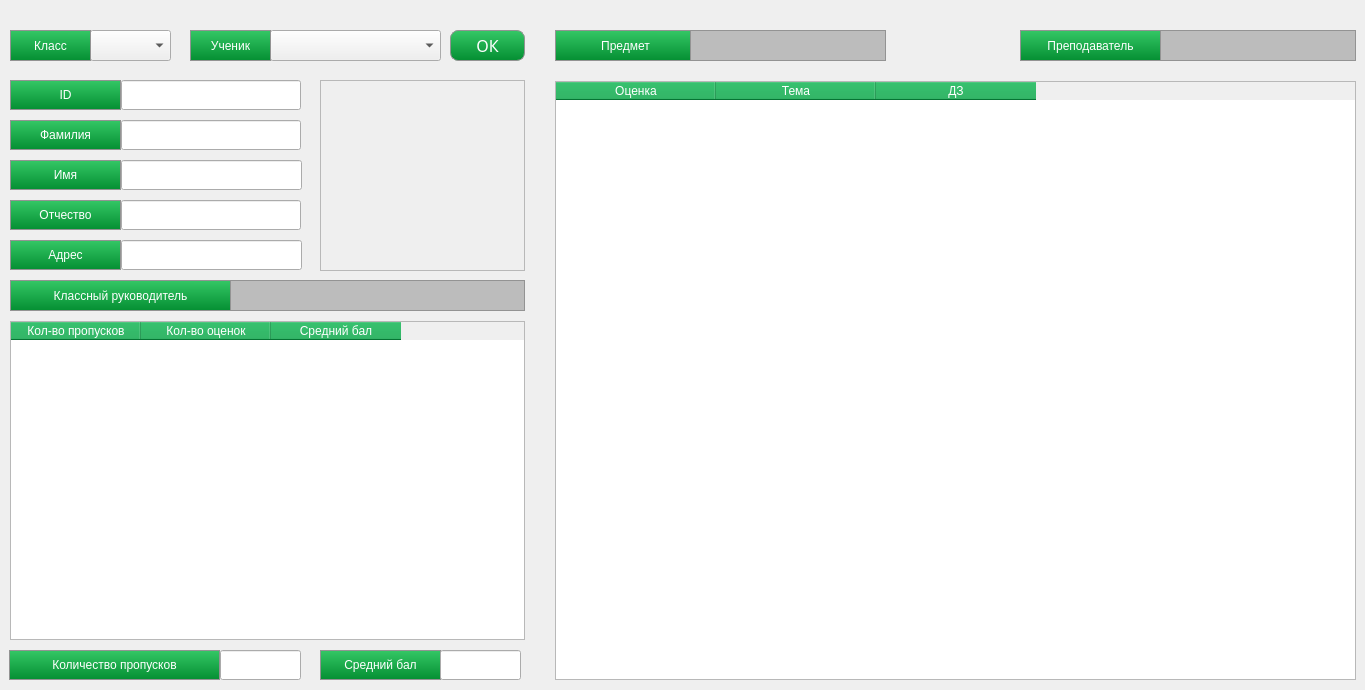
    <widget class="QWidget" name="tab_stud">
     <attribute name="icon">
      <iconset resource="res.qrc">
       <normaloff>:/icon/drawable/stud_black.png</normaloff>
       <normalon>:/icon/drawable/stud_white.png</normalon>:/icon/drawable/stud_black.png</iconset>
     </attribute>
     <attribute name="title">
      <string>Ученики</string>
     </attribute>
     <widget class="QComboBox" name="comboBoxClassStudnet">
      <property name="geometry">
       <rect>
        <x>90</x>
        <y>30</y>
        <width>81</width>
        <height>31</height>
       </rect>
      </property>
      <property name="styleSheet">
       <string notr="true">QComboBox {
font: 75 12pt &quot;Segoe Print&quot;;
text-align: center;
}
QComboBox QAbstractItemView {
     selection-background-color: qlineargradient(spread:repeat, x1:0.511, y1:0, x2:0.506, y2:1, stop:0 rgba(53, 200, 102, 255), stop:1 rgba(4, 142, 50, 255));
	
 }
</string>
      </property>
     </widget>
     <widget class="QPushButton" name="pb1_2">
      <property name="geometry">
       <rect>
        <x>10</x>
        <y>30</y>
        <width>81</width>
        <height>31</height>
       </rect>
      </property>
      <property name="styleSheet">
       <string notr="true">QPushButton{
	color: white;
	
	background-color: qlineargradient(spread:repeat, x1:0.511, y1:0, x2:0.506, y2:1, stop:0 rgba(53, 200, 102, 255), stop:1 rgba(4, 142, 50, 255));
	
    border-style: solid;
    border-color: rgb(147, 147, 147);
    border-width: 1px;
	font: 75 12pt &quot;Segoe Print&quot;;

}
</string>
      </property>
      <property name="text">
       <string>Класс</string>
      </property>
     </widget>
     <widget class="QPushButton" name="btnStudentOk">
      <property name="geometry">
       <rect>
        <x>450</x>
        <y>30</y>
        <width>75</width>
        <height>31</height>
       </rect>
      </property>
      <property name="font">
       <font>
        <family>Segoe Print</family>
        <pointsize>12</pointsize>
        <weight>9</weight>
        <italic>false</italic>
        <bold>false</bold>
       </font>
      </property>
      <property name="styleSheet">
       <string notr="true">QPushButton{
	color: white;
	
	background-color: qlineargradient(spread:repeat, x1:0.511, y1:0, x2:0.506, y2:1, stop:0 rgba(53, 200, 102, 255), stop:1 rgba(4, 142, 50, 255));
	
    border-radius:8px;
    border-style: solid;
    border-color: rgb(147, 147, 147);
    border-width: 1px;
	font: 75 12pt &quot;Segoe Print&quot;;

}
QPushButton:hover{
background-color: rgb(7, 193, 82);
}
QPushButton:pressed{
	background-color: qlineargradient(spread:repeat, x1:0.511, y1:0, x2:0.506, y2:1, stop:0 rgba(53, 200, 102, 255), stop:1 rgba(4, 142, 50, 255));
}
QPushButton:disabled{
	background-color: rgb(116, 163, 135);
	color: rgb(255, 255, 255);
}</string>
      </property>
      <property name="text">
       <string>ОК</string>
      </property>
     </widget>
     <widget class="QComboBox" name="comboBoxStuent">
      <property name="geometry">
       <rect>
        <x>270</x>
        <y>30</y>
        <width>171</width>
        <height>31</height>
       </rect>
      </property>
      <property name="styleSheet">
       <string notr="true">QComboBox {
font: 75 12pt &quot;Segoe Print&quot;;
}
QComboBox QAbstractItemView {
     selection-background-color: qlineargradient(spread:repeat, x1:0.511, y1:0, x2:0.506, y2:1, stop:0 rgba(53, 200, 102, 255), stop:1 rgba(4, 142, 50, 255));
	
 }
</string>
      </property>
     </widget>
     <widget class="QPushButton" name="pb2_2">
      <property name="geometry">
       <rect>
        <x>190</x>
        <y>30</y>
        <width>81</width>
        <height>31</height>
       </rect>
      </property>
      <property name="styleSheet">
       <string notr="true">QPushButton{
	color: white;
	
	background-color: qlineargradient(spread:repeat, x1:0.511, y1:0, x2:0.506, y2:1, stop:0 rgba(53, 200, 102, 255), stop:1 rgba(4, 142, 50, 255));
	
    border-style: solid;
    border-color: rgb(147, 147, 147);
    border-width: 1px;
	font: 75 12pt &quot;Segoe Print&quot;;

}
</string>
      </property>
      <property name="text">
       <string>Ученик</string>
      </property>
     </widget>
     <widget class="QPushButton" name="btnPrepStudent">
      <property name="enabled">
       <bool>false</bool>
      </property>
      <property name="geometry">
       <rect>
        <x>230</x>
        <y>280</y>
        <width>295</width>
        <height>31</height>
       </rect>
      </property>
      <property name="styleSheet">
       <string notr="true">	QPushButton{
	color: black;
	background-color:rgb(225, 225, 225);
    border-style: solid;
    border-color: rgb(147, 147, 147);
    border-width: 1px;
	font: 75 12pt &quot;Segoe Print&quot;;
}

QPushButton:hover{
color: white;
background-color: rgb(7, 193, 82);
}
QPushButton:pressed{
	background-color: qlineargradient(spread:repeat, x1:0.511, y1:0, x2:0.506, y2:1, stop:0 rgba(53, 200, 102, 255), stop:1 rgba(4, 142, 50, 255));
}
QPushButton:disabled{
color: white;
	background-color: rgb(188, 188, 188);
}

                                 
</string>
      </property>
      <property name="text">
       <string/>
      </property>
     </widget>
     <widget class="QPushButton" name="pb2_3">
      <property name="geometry">
       <rect>
        <x>10</x>
        <y>280</y>
        <width>221</width>
        <height>31</height>
       </rect>
      </property>
      <property name="styleSheet">
       <string notr="true">QPushButton{
	color: white;
	
	background-color: qlineargradient(spread:repeat, x1:0.511, y1:0, x2:0.506, y2:1, stop:0 rgba(53, 200, 102, 255), stop:1 rgba(4, 142, 50, 255));
	
    border-style: solid;
    border-color: rgb(147, 147, 147);
    border-width: 1px;
	font: 75 12pt &quot;Segoe Print&quot;;

}
</string>
      </property>
      <property name="text">
       <string>Классный руководитель</string>
      </property>
     </widget>
     <widget class="QLabel" name="studentPhoto">
      <property name="geometry">
       <rect>
        <x>320</x>
        <y>80</y>
        <width>205</width>
        <height>191</height>
       </rect>
      </property>
      <property name="frameShape">
       <enum>QFrame::StyledPanel</enum>
      </property>
      <property name="text">
       <string/>
      </property>
      <property name="pixmap">
       <pixmap resource="res.qrc">:/img/drawable/ic_perm.png</pixmap>
      </property>
      <property name="alignment">
       <set>Qt::AlignCenter</set>
      </property>
     </widget>
     <widget class="QLineEdit" name="etName">
      <property name="geometry">
       <rect>
        <x>121</x>
        <y>160</y>
        <width>181</width>
        <height>30</height>
       </rect>
      </property>
      <property name="styleSheet">
       <string notr="true">	font: 75 12pt &quot;Segoe Print&quot;;
</string>
      </property>
      <property name="alignment">
       <set>Qt::AlignCenter</set>
      </property>
      <property name="readOnly">
       <bool>true</bool>
      </property>
     </widget>
     <widget class="QPushButton" name="pb1_5">
      <property name="geometry">
       <rect>
        <x>10</x>
        <y>240</y>
        <width>111</width>
        <height>30</height>
       </rect>
      </property>
      <property name="styleSheet">
       <string notr="true">QPushButton{
	color: white;
	
	background-color: qlineargradient(spread:repeat, x1:0.511, y1:0, x2:0.506, y2:1, stop:0 rgba(53, 200, 102, 255), stop:1 rgba(4, 142, 50, 255));
	
    border-style: solid;
    border-color: rgb(147, 147, 147);
    border-width: 1px;
	font: 75 12pt &quot;Segoe Print&quot;;

}
</string>
      </property>
      <property name="text">
       <string>Адрес</string>
      </property>
     </widget>
     <widget class="QLineEdit" name="etSurname">
      <property name="geometry">
       <rect>
        <x>121</x>
        <y>120</y>
        <width>180</width>
        <height>30</height>
       </rect>
      </property>
      <property name="styleSheet">
       <string notr="true">	font: 75 12pt &quot;Segoe Print&quot;;
</string>
      </property>
      <property name="inputMask">
       <string/>
      </property>
      <property name="alignment">
       <set>Qt::AlignCenter</set>
      </property>
      <property name="dragEnabled">
       <bool>true</bool>
      </property>
      <property name="readOnly">
       <bool>true</bool>
      </property>
     </widget>
     <widget class="QLineEdit" name="etPatronymic">
      <property name="geometry">
       <rect>
        <x>121</x>
        <y>200</y>
        <width>180</width>
        <height>30</height>
       </rect>
      </property>
      <property name="styleSheet">
       <string notr="true">	font: 75 12pt &quot;Segoe Print&quot;;
</string>
      </property>
      <property name="alignment">
       <set>Qt::AlignCenter</set>
      </property>
      <property name="dragEnabled">
       <bool>true</bool>
      </property>
      <property name="readOnly">
       <bool>true</bool>
      </property>
     </widget>
     <widget class="QPushButton" name="pb1_4">
      <property name="geometry">
       <rect>
        <x>10</x>
        <y>200</y>
        <width>111</width>
        <height>30</height>
       </rect>
      </property>
      <property name="styleSheet">
       <string notr="true">QPushButton{
	color: white;
	
	background-color: qlineargradient(spread:repeat, x1:0.511, y1:0, x2:0.506, y2:1, stop:0 rgba(53, 200, 102, 255), stop:1 rgba(4, 142, 50, 255));
	
    border-style: solid;
    border-color: rgb(147, 147, 147);
    border-width: 1px;
	font: 75 12pt &quot;Segoe Print&quot;;

}
</string>
      </property>
      <property name="text">
       <string>Отчество</string>
      </property>
     </widget>
     <widget class="QPushButton" name="pb1_3">
      <property name="geometry">
       <rect>
        <x>10</x>
        <y>120</y>
        <width>111</width>
        <height>30</height>
       </rect>
      </property>
      <property name="styleSheet">
       <string notr="true">QPushButton{
	color: white;
	
	background-color: qlineargradient(spread:repeat, x1:0.511, y1:0, x2:0.506, y2:1, stop:0 rgba(53, 200, 102, 255), stop:1 rgba(4, 142, 50, 255));
	
    border-style: solid;
    border-color: rgb(147, 147, 147);
    border-width: 1px;
	font: 75 12pt &quot;Segoe Print&quot;;

}
</string>
      </property>
      <property name="text">
       <string>Фамилия</string>
      </property>
     </widget>
     <widget class="QPushButton" name="pb1_6">
      <property name="geometry">
       <rect>
        <x>10</x>
        <y>160</y>
        <width>111</width>
        <height>30</height>
       </rect>
      </property>
      <property name="styleSheet">
       <string notr="true">QPushButton{
	color: white;
	
	background-color: qlineargradient(spread:repeat, x1:0.511, y1:0, x2:0.506, y2:1, stop:0 rgba(53, 200, 102, 255), stop:1 rgba(4, 142, 50, 255));
	
    border-style: solid;
    border-color: rgb(147, 147, 147);
    border-width: 1px;
	font: 75 12pt &quot;Segoe Print&quot;;

}
</string>
      </property>
      <property name="text">
       <string>Имя</string>
      </property>
     </widget>
     <widget class="QLineEdit" name="etAdress">
      <property name="geometry">
       <rect>
        <x>121</x>
        <y>240</y>
        <width>181</width>
        <height>30</height>
       </rect>
      </property>
      <property name="styleSheet">
       <string notr="true">	font: 75 12pt &quot;Segoe Print&quot;;
</string>
      </property>
      <property name="alignment">
       <set>Qt::AlignCenter</set>
      </property>
      <property name="dragEnabled">
       <bool>true</bool>
      </property>
      <property name="readOnly">
       <bool>true</bool>
      </property>
     </widget>
     <widget class="QLineEdit" name="etId">
      <property name="geometry">
       <rect>
        <x>121</x>
        <y>80</y>
        <width>180</width>
        <height>30</height>
       </rect>
      </property>
      <property name="styleSheet">
       <string notr="true">	font: 75 12pt &quot;Segoe Print&quot;;
</string>
      </property>
      <property name="text">
       <string/>
      </property>
      <property name="alignment">
       <set>Qt::AlignCenter</set>
      </property>
      <property name="dragEnabled">
       <bool>true</bool>
      </property>
      <property name="readOnly">
       <bool>true</bool>
      </property>
     </widget>
     <widget class="QPushButton" name="pb1_7">
      <property name="geometry">
       <rect>
        <x>10</x>
        <y>80</y>
        <width>111</width>
        <height>30</height>
       </rect>
      </property>
      <property name="styleSheet">
       <string notr="true">QPushButton{
	color: white;
	
	background-color: qlineargradient(spread:repeat, x1:0.511, y1:0, x2:0.506, y2:1, stop:0 rgba(53, 200, 102, 255), stop:1 rgba(4, 142, 50, 255));
	
    border-style: solid;
    border-color: rgb(147, 147, 147);
    border-width: 1px;
	font: 75 12pt &quot;Segoe Print&quot;;

}
</string>
      </property>
      <property name="text">
       <string>ID</string>
      </property>
     </widget>
     <widget class="QPushButton" name="pb1_8">
      <property name="geometry">
       <rect>
        <x>320</x>
        <y>650</y>
        <width>121</width>
        <height>30</height>
       </rect>
      </property>
      <property name="styleSheet">
       <string notr="true">QPushButton{
	color: white;
	
	background-color: qlineargradient(spread:repeat, x1:0.511, y1:0, x2:0.506, y2:1, stop:0 rgba(53, 200, 102, 255), stop:1 rgba(4, 142, 50, 255));
	
    border-style: solid;
    border-color: rgb(147, 147, 147);
    border-width: 1px;
	font: 75 12pt &quot;Segoe Print&quot;;

}
</string>
      </property>
      <property name="text">
       <string>Средний бал</string>
      </property>
     </widget>
     <widget class="QLineEdit" name="etCommonAvr">
      <property name="geometry">
       <rect>
        <x>440</x>
        <y>650</y>
        <width>81</width>
        <height>30</height>
       </rect>
      </property>
      <property name="styleSheet">
       <string notr="true">	font: 75 12pt &quot;Segoe Print&quot;;
</string>
      </property>
      <property name="text">
       <string/>
      </property>
      <property name="maxLength">
       <number>4</number>
      </property>
      <property name="alignment">
       <set>Qt::AlignCenter</set>
      </property>
      <property name="dragEnabled">
       <bool>true</bool>
      </property>
      <property name="readOnly">
       <bool>true</bool>
      </property>
     </widget>
     <widget class="QPushButton" name="pb1_9">
      <property name="geometry">
       <rect>
        <x>9</x>
        <y>650</y>
        <width>211</width>
        <height>30</height>
       </rect>
      </property>
      <property name="styleSheet">
       <string notr="true">QPushButton{
	color: white;
	
	background-color: qlineargradient(spread:repeat, x1:0.511, y1:0, x2:0.506, y2:1, stop:0 rgba(53, 200, 102, 255), stop:1 rgba(4, 142, 50, 255));
	
    border-style: solid;
    border-color: rgb(147, 147, 147);
    border-width: 1px;
	font: 75 12pt &quot;Segoe Print&quot;;

}
</string>
      </property>
      <property name="text">
       <string>Количество пропусков</string>
      </property>
     </widget>
     <widget class="QLineEdit" name="etCommonMiss">
      <property name="geometry">
       <rect>
        <x>220</x>
        <y>650</y>
        <width>81</width>
        <height>30</height>
       </rect>
      </property>
      <property name="styleSheet">
       <string notr="true">	font: 75 12pt &quot;Segoe Print&quot;;
</string>
      </property>
      <property name="text">
       <string/>
      </property>
      <property name="alignment">
       <set>Qt::AlignCenter</set>
      </property>
      <property name="dragEnabled">
       <bool>true</bool>
      </property>
      <property name="readOnly">
       <bool>true</bool>
      </property>
     </widget>
     <widget class="QTableWidget" name="tableAvrMark">
      <property name="geometry">
       <rect>
        <x>10</x>
        <y>320</y>
        <width>515</width>
        <height>321</height>
       </rect>
      </property>
      <property name="styleSheet">
       <string notr="true">QTableWidget {
selection-background-color: qlineargradient(spread:repeat, x1:0.511, y1:0, x2:0.506, y2:1, stop:0 rgba(53, 200, 102, 255), stop:1 rgba(4, 142, 50, 255));
selection-color: rgb(255, 255, 255);
font: 75 12pt &quot;Segoe Print&quot;;
margin-top: 1px;
margin-bottom: 1px;

}


QTableWidget QTableCornerButton::section {
    background:qlineargradient(spread:repeat, x1:0.511, y1:0, x2:0.506, y2:1, stop:0 rgba(53, 200, 102, 255), stop:1 rgba(4, 142, 50, 255));
}


QHeaderView::section 
{
color: rgb(255, 255, 255);
background-color: rgb(7, 163, 71);
font: 75 10pt &quot;Segoe Print&quot;;
}

QHeaderView::section::checked {
border-style:solid;
	color: rgb(255, 255, 255);
}


</string>
      </property>
      <property name="verticalScrollBarPolicy">
       <enum>Qt::ScrollBarAlwaysOff</enum>
      </property>
      <property name="horizontalScrollBarPolicy">
       <enum>Qt::ScrollBarAsNeeded</enum>
      </property>
      <property name="editTriggers">
       <set>QAbstractItemView::NoEditTriggers</set>
      </property>
      <property name="selectionMode">
       <enum>QAbstractItemView::NoSelection</enum>
      </property>
      <property name="selectionBehavior">
       <enum>QAbstractItemView::SelectRows</enum>
      </property>
      <property name="showGrid">
       <bool>true</bool>
      </property>
      <property name="cornerButtonEnabled">
       <bool>false</bool>
      </property>
      <attribute name="horizontalHeaderDefaultSectionSize">
       <number>130</number>
      </attribute>
      <column>
       <property name="text">
        <string>Кол-во пропусков</string>
       </property>
       <property name="textAlignment">
        <set>AlignCenter</set>
       </property>
      </column>
      <column>
       <property name="text">
        <string>Кол-во оценок</string>
       </property>
       <property name="textAlignment">
        <set>AlignCenter</set>
       </property>
      </column>
      <column>
       <property name="text">
        <string>Средний бал</string>
       </property>
       <property name="textAlignment">
        <set>AlignCenter</set>
       </property>
      </column>
     </widget>
     <widget class="QTableWidget" name="tableMark">
      <property name="geometry">
       <rect>
        <x>555</x>
        <y>80</y>
        <width>801</width>
        <height>601</height>
       </rect>
      </property>
      <property name="styleSheet">
       <string notr="true">QTableWidget {
selection-background-color: qlineargradient(spread:repeat, x1:0.511, y1:0, x2:0.506, y2:1, stop:0 rgba(53, 200, 102, 255), stop:1 rgba(4, 142, 50, 255));
selection-color: rgb(255, 255, 255);
font: 75 12pt &quot;Segoe Print&quot;;
margin-top: 1px;
margin-bottom: 1px;

}


QTableWidget QTableCornerButton::section {
    background:qlineargradient(spread:repeat, x1:0.511, y1:0, x2:0.506, y2:1, stop:0 rgba(53, 200, 102, 255), stop:1 rgba(4, 142, 50, 255));
}


QHeaderView::section 
{
color: rgb(255, 255, 255);
background-color: rgb(7, 163, 71);
font: 75 10pt &quot;Segoe Print&quot;;
}

QHeaderView::section::checked {
border-style:solid;
	color: rgb(255, 255, 255);
}


</string>
      </property>
      <property name="verticalScrollBarPolicy">
       <enum>Qt::ScrollBarAlwaysOff</enum>
      </property>
      <property name="horizontalScrollBarPolicy">
       <enum>Qt::ScrollBarAsNeeded</enum>
      </property>
      <property name="editTriggers">
       <set>QAbstractItemView::NoEditTriggers</set>
      </property>
      <property name="selectionMode">
       <enum>QAbstractItemView::NoSelection</enum>
      </property>
      <property name="selectionBehavior">
       <enum>QAbstractItemView::SelectRows</enum>
      </property>
      <property name="showGrid">
       <bool>true</bool>
      </property>
      <property name="cornerButtonEnabled">
       <bool>false</bool>
      </property>
      <attribute name="horizontalHeaderDefaultSectionSize">
       <number>160</number>
      </attribute>
      <column>
       <property name="text">
        <string>Оценка</string>
       </property>
       <property name="textAlignment">
        <set>AlignCenter</set>
       </property>
      </column>
      <column>
       <property name="text">
        <string>Тема</string>
       </property>
       <property name="textAlignment">
        <set>AlignCenter</set>
       </property>
      </column>
      <column>
       <property name="text">
        <string>ДЗ</string>
       </property>
       <property name="textAlignment">
        <set>AlignCenter</set>
       </property>
      </column>
     </widget>
     <widget class="QPushButton" name="pb2_4">
      <property name="geometry">
       <rect>
        <x>555</x>
        <y>30</y>
        <width>141</width>
        <height>31</height>
       </rect>
      </property>
      <property name="styleSheet">
       <string notr="true">QPushButton{
	color: white;
	
	background-color: qlineargradient(spread:repeat, x1:0.511, y1:0, x2:0.506, y2:1, stop:0 rgba(53, 200, 102, 255), stop:1 rgba(4, 142, 50, 255));
	
    border-style: solid;
    border-color: rgb(147, 147, 147);
    border-width: 1px;
	font: 75 12pt &quot;Segoe Print&quot;;

}
</string>
      </property>
      <property name="text">
       <string>Предмет</string>
      </property>
     </widget>
     <widget class="QPushButton" name="btnSubject">
      <property name="enabled">
       <bool>false</bool>
      </property>
      <property name="geometry">
       <rect>
        <x>690</x>
        <y>30</y>
        <width>196</width>
        <height>31</height>
       </rect>
      </property>
      <property name="styleSheet">
       <string notr="true">	QPushButton{
	color: black;
	background-color:rgb(225, 225, 225);
    border-style: solid;
    border-color: rgb(147, 147, 147);
    border-width: 1px;
	font: 75 12pt &quot;Segoe Print&quot;;
}

QPushButton:hover{
color: white;
background-color: rgb(7, 193, 82);
}
QPushButton:pressed{
	background-color: qlineargradient(spread:repeat, x1:0.511, y1:0, x2:0.506, y2:1, stop:0 rgba(53, 200, 102, 255), stop:1 rgba(4, 142, 50, 255));
}
QPushButton:disabled{
color: white;
	background-color: rgb(188, 188, 188);
}

                                 
</string>
      </property>
      <property name="text">
       <string/>
      </property>
     </widget>
     <widget class="QPushButton" name="btnTeacher">
      <property name="enabled">
       <bool>false</bool>
      </property>
      <property name="geometry">
       <rect>
        <x>1160</x>
        <y>30</y>
        <width>196</width>
        <height>31</height>
       </rect>
      </property>
      <property name="styleSheet">
       <string notr="true">	QPushButton{
	color: black;
	background-color:rgb(225, 225, 225);
    border-style: solid;
    border-color: rgb(147, 147, 147);
    border-width: 1px;
	font: 75 12pt &quot;Segoe Print&quot;;
}

QPushButton:hover{
color: white;
background-color: rgb(7, 193, 82);
}
QPushButton:pressed{
	background-color: qlineargradient(spread:repeat, x1:0.511, y1:0, x2:0.506, y2:1, stop:0 rgba(53, 200, 102, 255), stop:1 rgba(4, 142, 50, 255));
}
QPushButton:disabled{
color: white;
	background-color: rgb(188, 188, 188);
}

                                 
</string>
      </property>
      <property name="text">
       <string/>
      </property>
     </widget>
     <widget class="QPushButton" name="pb2_5">
      <property name="geometry">
       <rect>
        <x>1020</x>
        <y>30</y>
        <width>141</width>
        <height>31</height>
       </rect>
      </property>
      <property name="styleSheet">
       <string notr="true">QPushButton{
	color: white;
	
	background-color: qlineargradient(spread:repeat, x1:0.511, y1:0, x2:0.506, y2:1, stop:0 rgba(53, 200, 102, 255), stop:1 rgba(4, 142, 50, 255));
	
    border-style: solid;
    border-color: rgb(147, 147, 147);
    border-width: 1px;
	font: 75 12pt &quot;Segoe Print&quot;;

}
</string>
      </property>
      <property name="text">
       <string>Преподаватель</string>
      </property>
     </widget>
    </widget>
